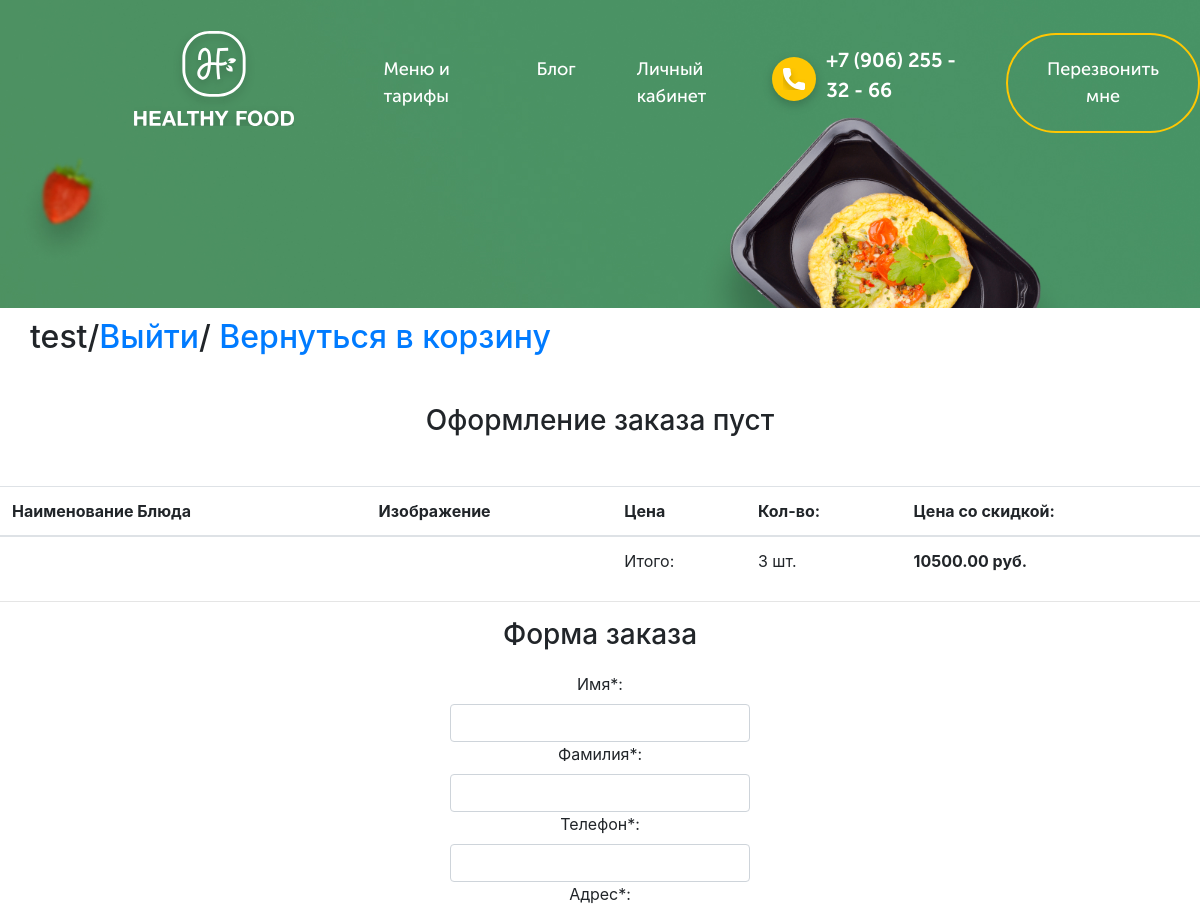
Before: /checkout/ (signed in, upper part) with the older database file.
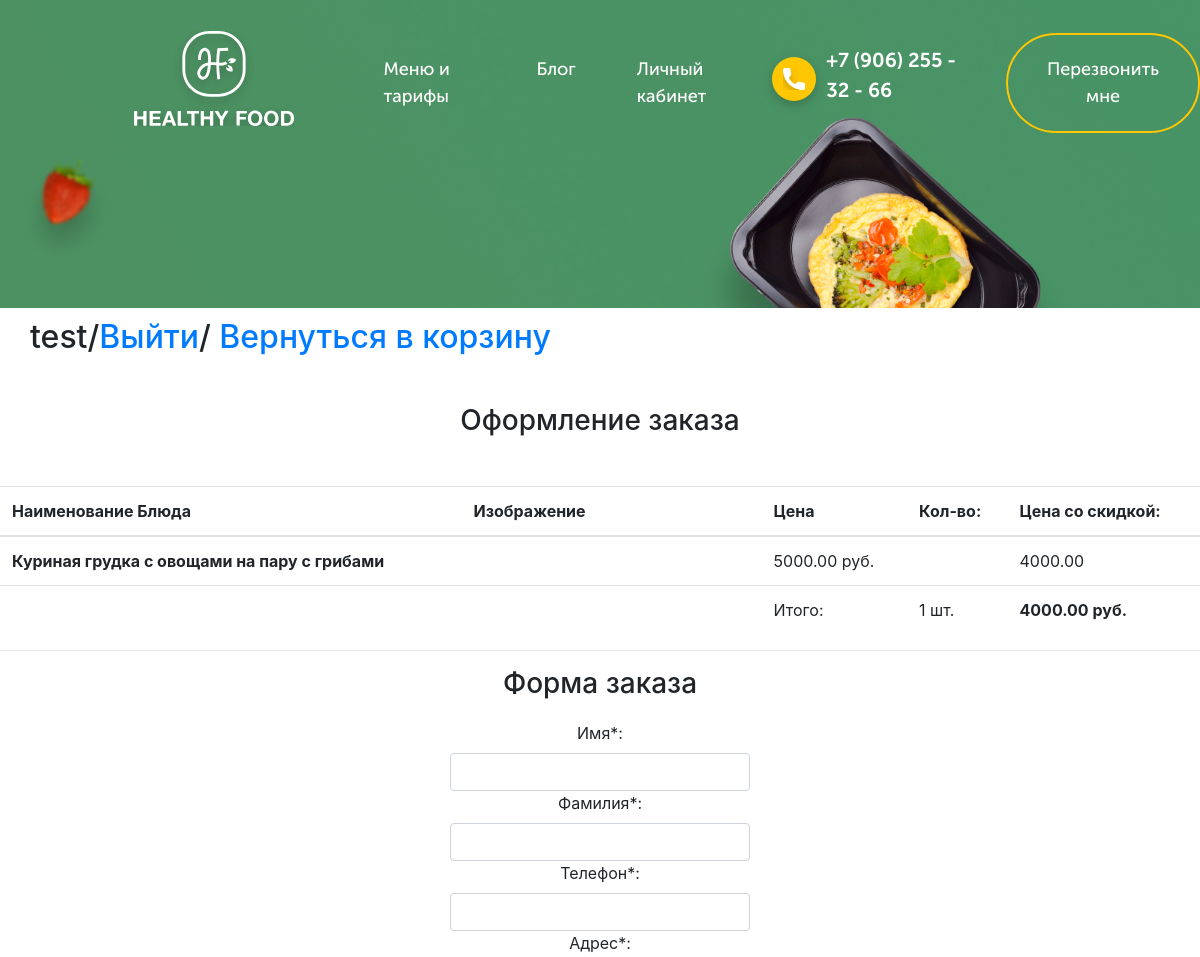
After: the same page with the newer database file.
### healthyfood/apps/main_page/models.py (models this page shows, shortened)
class Cart(models.Model):
    owner = models.ForeignKey(Customer, verbose_name=("Заказчик"), on_delete=models.CASCADE, null=True, blank=True)
    products = models.ManyToManyField(Order , verbose_name=("Заказанные блюда"), blank = True)
    total_products = models.PositiveIntegerField(("Колличество блюд"), default=0)
    final_price = models.DecimalField(("Общая цена заказа"), max_digits=9, decimal_places=2, default=0)
    in_order = models.BooleanField(default = False)
    for_anonymous_user = models.BooleanField(default = False)
    class Meta:
        verbose_name = ("Корзина")
        verbose_name_plural = ("Корзины покупателей")

class Order(models.Model):
    customer = models.ForeignKey(Customer, verbose_name=("Заказчик"), on_delete=models.CASCADE)
    product = models.ForeignKey(Food, verbose_name=("Имя продукта"), on_delete=models.CASCADE)
    count = models.PositiveIntegerField(default=1)
    final_price = models.DecimalField(("Итоговая цена товара"), max_digits=9, decimal_places=2)
    class Meta:
        verbose_name = ("Товар в корзине")
        verbose_name_plural = ("Товары в корзине")

class Food(models.Model):
    class Meta:
        verbose_name = ("Блюдо ")
        verbose_name_plural = ("Блюда")
    name = models.CharField(("Название блюда"), max_length=100)
    menu_discription = models.CharField(("Описание блюда"), max_length=500)
    big_img = models.ImageField(("Картинка большого слайда"), upload_to='img', height_field=None, width_field=None, max_length=None)
    small_img = models.ImageField(("Картинка маленького слайда"), upload_to='img', height_field=None, width_field=None, max_length=None)
    kkal = models.CharField(("Колличество калорий"), max_length=20)
    gramm = models.CharField(("Колличество грамм"), max_length=20)
    price = models.DecimalField(("Цена блюда"), max_digits=9, decimal_places=2)
    discount = models.DecimalField(("Цена со скидкой, если есть"),  max_digits=9, decimal_places=2, null=0, blank = True)
    days_list = models.ManyToManyField(Days, verbose_name = "Дни недели", related_name='days')

### healthyfood/apps/main_page/views.py (the view)
# urls.py: path('checkout/', views.CheckOutView.as_view(), name = 'checkout'),
class CheckOutView(CartMixin, View):
    def get(self, request, *args, **kwargs):
        form = OrderForm(request.POST or None)
        customer = Customer.objects.filter(user = request.user)
        return render(request, 'main_page/checkout.html', {
            'customer': customer,
            'cart' : self.cart,
            'form': form
        })

### healthyfood/apps/main_page/forms.py
class OrderForm(forms.ModelForm):
    class Meta:
        model = Buy
        fields = (
            'first_name',
            'last_name',
            'phone',
            'address',
            'buying_type',
            'comment',
        )
    def __init__(self, *args, **kwargs):
        super().__init__(*args, **kwargs)
        for field in self.fields:
            self.fields[field].widget.attrs['class'] = 'form-control'
        self.fields['first_name'].label = 'Имя*'
        self.fields['last_name'].label = 'Фамилия*'
        self.fields['phone'].label = 'Телефон*'
        self.fields['address'].label = 'Адрес*'

### healthyfood/templates/main_page/checkout.html (shortened to what this page needs)
{% extends "main_page/page.html" %}
{% block bootstrap %}
    <link rel="stylesheet" href="https://stackpath.bootstrapcdn.com/bootstrap/4.5.0/css/bootstrap.min.css">
{% endblock bootstrap %}
{% block content %}
    {% if user.is_authenticated %}
        <h2 class="personal__navigate">{{user.username}}/<a href="{% url 'logout' %}">Выйти</a>/ <a href="{% url 'account' %} ">Вернуться в корзину</a></h2>
    {% else %}
    <h2 class="personal__navigate">
        <a href="{% url 'login' %} ">Войти</a>/
        <a href="{% url 'signup' %} ">Зарегестрироваться</a>
    </h2>
    {% endif %}
    <h3 class="text-center mt-5 mb-5">Оформление заказа {% if not cart.products.count %}пуст{% endif %}</h3>
    <table class="table">
        <thead>
          <tr>
            <th scope="col">Наименование Блюда</th>
            <th scope="col">Изображение</th>
            <th scope="col">Цена</th>
            <th scope="col">Кол-во: </th>
            <th scope="col">Цена со скидкой: </th>
          </tr>
        </thead>
        <tbody>
            {% for item in cart.products.all  %}
            <tr>
                <th scope="row">{{item.product.name}}</th>
                <td class="w-25"><img src="{{item.product.big_img.url}}" class="img-fluid" alt=""></td>
                    <td>{{ item.product.price }} руб.</td>
                <td>
                </td>
                <td> {{item.final_price}} </td>
            </tr>
            {% endfor %}
            <tr>
                <td colspan="2"></td>
                <td>Итого:</td>
                <td>{{ cart.total_products }} шт.</td>
                <td><strong>{{ cart.final_price }} руб.</strong></td>
            </tr>
        </tbody>
      </table>
      <hr>
      <h3 class="form__header">Форма заказа</h3>
      <form action=" {% url 'make_order' %} " class="checkout form w-50" method="POST">
        {{form}}
      </form>
{% endblock content %}

Changed rows visible on the page:
added Order: product.name "Куриная грудка с овощами на пару с грибами", product.price "5000.00", final_price "4000.00"
changed Cart: total_products "3" → "1"; final_price "10500.00" → "4000.00"
Other visible differences:
text no longer shown: "пуст"
